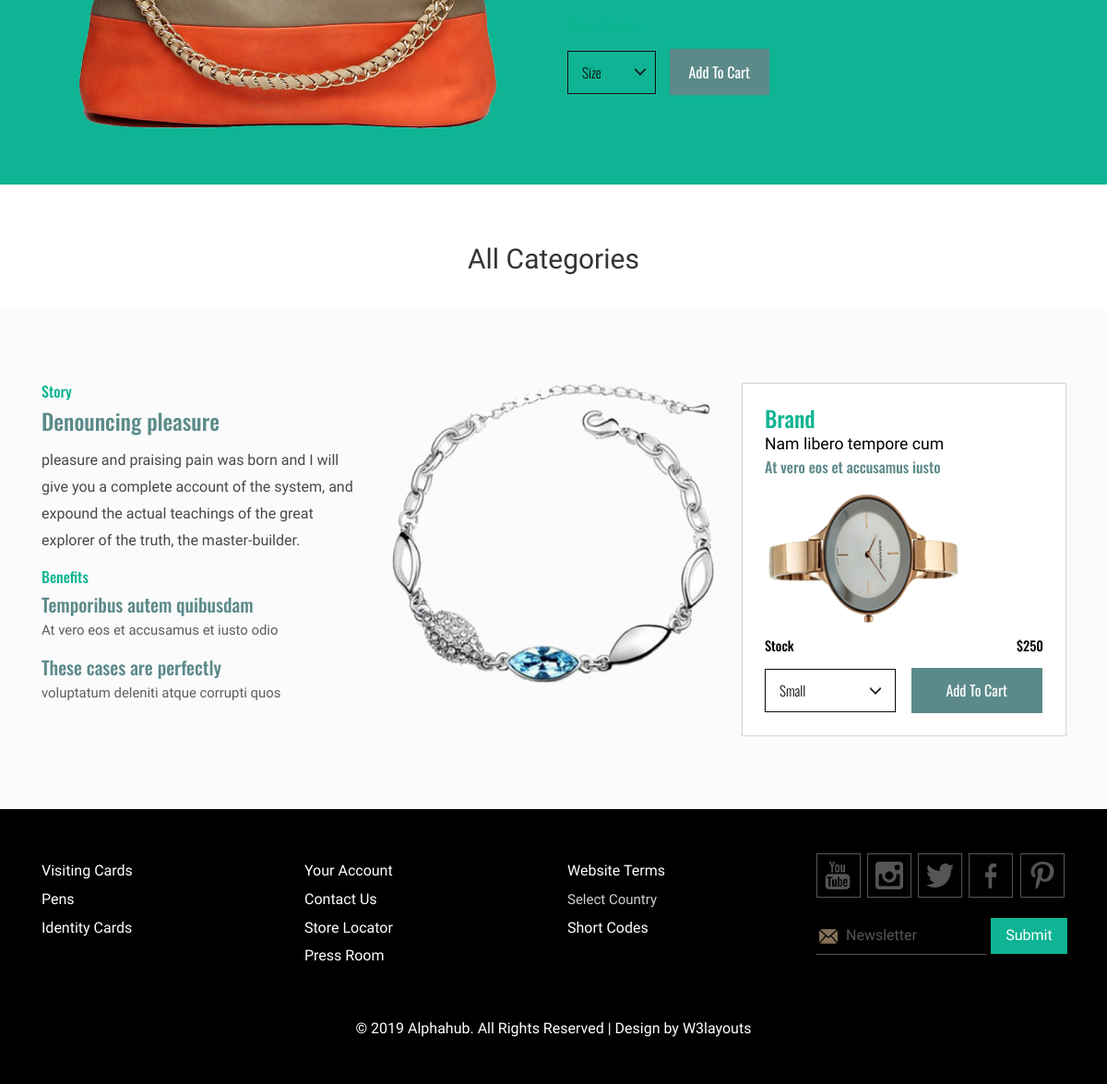
/ (lower part), run on an earlier commit of the app's database.
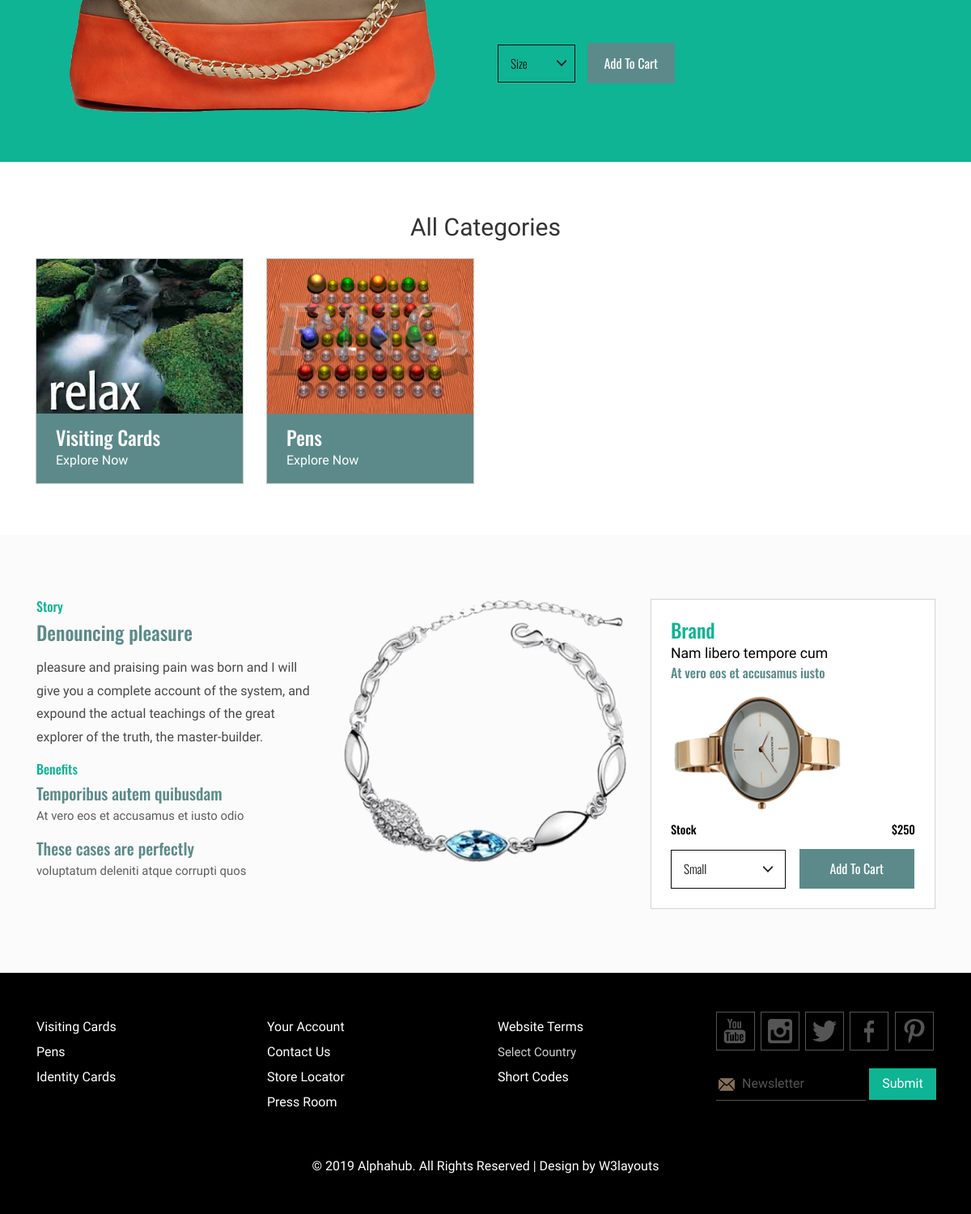
And on a later commit of the database.
### products/models.py (models this page shows, shortened)
class Category(models.Model):
    name = models.CharField(max_length=64)
    is_rate_qty = models.BooleanField(verbose_name="Allow only rate quantities", default=False)
    class Meta:
        verbose_name_plural = "Categories"
    @property
    def get_display_text(self):
        return self.name.title()
    @property
    def get_absolute_url(self):
        return reverse_lazy("products:category_products_list", kwargs={"id": self.id})

class Product(models.Model):
    name = models.CharField(max_length=128, unique=True)
    slug = models.SlugField(blank=True)
    headline = models.CharField(max_length=264, blank=True)
    product_code = models.CharField(max_length=32, blank=True, null=True)
    category = models.ForeignKey(Category, on_delete=models.PROTECT)
    extra_info = models.TextField(blank=True)
    created_on = models.DateTimeField(auto_now_add=True)
    updated_on = models.DateTimeField(auto_now=True)
    @property
    def get_base_photo(self):
        photo = self.photo_set.filter(is_base_photo=True).first()
        if not photo:
            photo = self.photo_set.first()
        return photo

class Photo(models.Model):
    product = models.ForeignKey("Product", on_delete=models.CASCADE)
    photo = models.ImageField(upload_to="products/photos/")
    is_base_photo = models.BooleanField(default=False)
    @property
    def get_photo_url(self):
        return self.photo.url

### portal/views.py (the view)
# urls.py: url(r"^$", views.HomeView.as_view(), name="home"),
class HomeView(TemplateView):
    template_name = "portal/home.html"
    def get_context_data(self, **kwargs):
        context = super().get_context_data()
        categories = Category.objects.all()
        context['categories'] = categories
        print(self.request)
        print(self.request.session.session_key)
        return context

### portal/templatetags/portal_tags.py (called while the page is built)
@register.simple_tag
def get_category_url_by_name_contains(name):
    qs = Category.objects.filter(name__icontains=name)
    if qs.exists():
        return qs.first().get_absolute_url

### portal/templates/portal/home.html (shortened to what this page needs)
{% extends "portal/base.html" %}
{% load static %}
{% block content %}
    <div class="banner">
	<div class="container">
		<div class="banner-main">
			<div class="col-md-6 banner-left">
				<a href="single.html"><img src="{% static "portal/images/ba.png" %}" alt="" class="img-responsive"></a>
			</div>
			<div class="col-md-6 banner-right simpleCart_shelfItem">
                <br>
				<h6>Size Charts</h6>
				<ul class="bann-btns">
				<li><select class="bann-size">
					<option value="select your location">Size</option>
				</select>
				</li>
				<li><a href="#" class="item_add">Add To Cart</a></li>
               </ul>
			</div>
			<div class="clearfix"> </div>
		</div>
	</div>
</div>
    <div class="home-block">
	<div class="container">
        <h2 class="text-center">All Categories</h2>
        <br>
		<div class="home-block-main">
            {% for category in categories %}
                {% if category.product_set.all.exists %}
                    <div class="col-md-3 home-grid">
                        <div class="home-product-main">
                           <div class="home-product-top">
                              <a href="{{ category.get_absolute_url }}"><img src="{{ category.product_set.first.get_base_photo.get_photo_url }}" alt="" class="img-responsive zoom-img"></a>
                           </div>
                            <div class="home-product-bottom">
                                    <h3><a href="{{ category.get_absolute_url }}">{{ category.get_display_text }}</a></h3>
                                    <p>Explore Now</p>
                            </div>
                        </div>
                    </div>
                {% endif %}
            {% endfor %}
			<div class="clearfix"> </div>
		</div>
	</div>
</div>
    <div class="blc-layer3">
	<div class="container">
		<div class="blc-layer3-main">
			   <div class="col-md-4 blc-layer3-grids1">
			   	    <h6>Story</h6>
			   	    <h3>Denouncing pleasure</h3>
			   	    <p>pleasure and praising pain was born and I will give you a complete account of the system, and expound the actual teachings of the great explorer of the truth, the master-builder.</p>
			         <h6>Benefits</h6>
			        <ul>
			        	<li><h4>Temporibus autem quibusdam</h4>
			        		<h5>At vero eos et accusamus et iusto odio</h5>
			        	</li>
			        	<li><h4>These cases are perfectly</h4>
			        		<h5>voluptatum deleniti atque corrupti quos</h5>
			        	</li>
			        </ul>
			   </div>
			   <div class="col-md-4 blc-layer3-grids2">
			   	<a href="single.html"><img src="{% static "portal/images/bracelate.png" %}" alt=""></a>
			   </div>
			   <div class="col-md-4 blc-layer3-grids-3 simpleCart_shelfItem">
				 <div class="box-grid">
				   	<h3><a href="single.html">Brand</a></h3>
				   	<p>Nam libero tempore cum</p>
				   	<h5>At vero eos et accusamus iusto</h5>
				   	<a href="single.html"><img src="{% static "portal/images/w2.png" %}" alt=""></a>
				   	<div class="box-grid-price">
				   		<div class="box-grid-price-left">
				   			<h4>Stock</h4>
				   		</div>
				   		<div class="box-grid-price-rit">
				   			<h4 class="item_price">$250</h4>
				   		</div>
				   		<div class="clearfix"> </div>
				   	</div>
				   	<ul class="bann-btns">
						<li class="ys-margin"><select class="bann-size">
							<option value="saab">Small</option>
						</select>
						</li>
						<li><a href="#" class="item_add">Add To Cart</a></li>
	               </ul>
				 </div>
			   </div>
		</div>
	</div>
</div>
{% endblock %}

### portal/templates/portal/base.html (shortened to what this page needs)
{% load static %}
<!DOCTYPE HTML>
<html>
<head>
    <link href="{% static "portal/css/bootstrap.css" %}" rel="stylesheet" type="text/css" media="all">
    <link href="{% static "portal/css/style.css" %}" rel="stylesheet" type="text/css" media="all"/>
</head>
<body>
    {% block content %}
    {% endblock %}
    {% include "portal/footer.html" %}
</body>
</html>

### portal/templates/portal/header.html (shortened to what this page needs)
{% load static %}
{% load portal_tags %}

### portal/templates/portal/footer.html (shortened to what this page needs)
{% load static %}
{% load portal_tags %}
<div class="footer">
    <div class="container">
    <div class="footer-main">
        <div class="ftr-grids-block">
            <div class="col-md-3 footer-grid">
                <ul>
                    <li><a href="{% get_category_url_by_name_contains "visiting card" %}">Visiting Cards</a></li>
                    <li><a href="{% get_category_url_by_name_contains "pen" %}">Pens</a></li>
                    <li><a href="{% get_category_url_by_name_contains "identity card" %}">Identity Cards</a></li>
                </ul>
            </div>
            <div class="col-md-3 footer-grid">
                <ul>
                    <li><a href="login.html">Your Account</a></li>
                    <li><a href="{% url "portal:contact" %}">Contact Us</a></li>
                    <li><a href="product.html">Store Locator</a></li>
                    <li><a href="pressroom.html">Press Room</a></li>
                </ul>
            </div>
            <div class="col-md-3 footer-grid">
                <ul>
                    <li><a href="terms.html">Website Terms</a></li>
                    <li><select class="country">
                                    <option value="select your location">Select Country</option>
                                </select>
                    </li>
                    <li><a href="shortcodes.html">Short Codes</a></li>
                </ul>
            </div>
            <div class="col-md-3 footer-grid-icon">
                <ul>
                    <li><a href="#"><span class="u-tub"> </span></a></li>
                    <li><a href="#"><span class="instro"> </span></a></li>
                    <li><a href="#"><span class="twitter"> </span></a></li>
                    <li><a href="#"><span class="fb"> </span></a></li>
                    <li><a href="#"><span class="print"> </span></a></li>
                </ul>
                <form>
                <input class="email-ftr" type="text" value="Newsletter" onfocus="this.value = '';" onblur="if (this.value == '') {this.value = 'Newsletter';}">
                <input type="submit" value="Submit">
                </form>
            </div>
        <div class="clearfix"> </div>
      </div>
      <div class="copy-rights">
         <p>© 2019 Alphahub. All Rights Reserved | Design by  <a href="http://w3layouts.com/" target="_blank">W3layouts</a> </p>
       </div>
    </div>
</div>
</div>

What changed in the data, as far as the page shows it:
added Category: product_set.first.get_base_photo.get_photo_url (picture), get_display_text "Visiting Cards"
added Category: product_set.first.get_base_photo.get_photo_url (picture), get_display_text "Pens"
